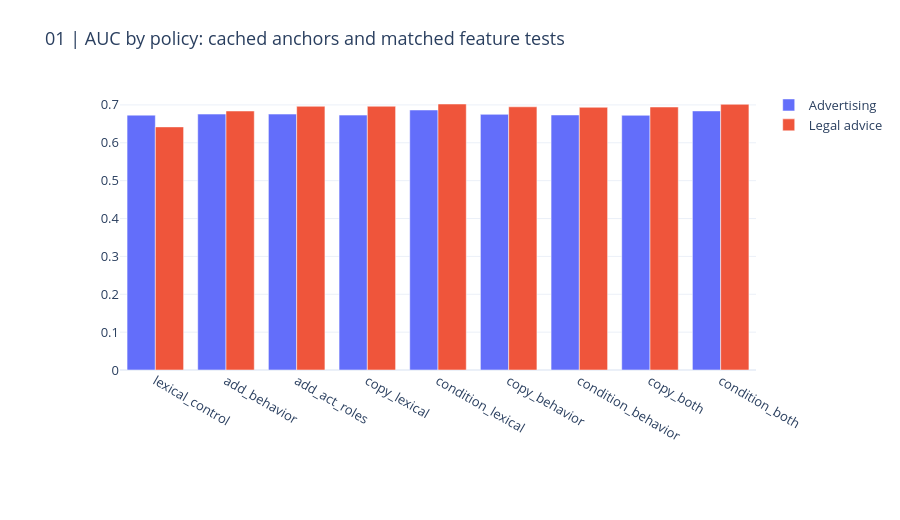
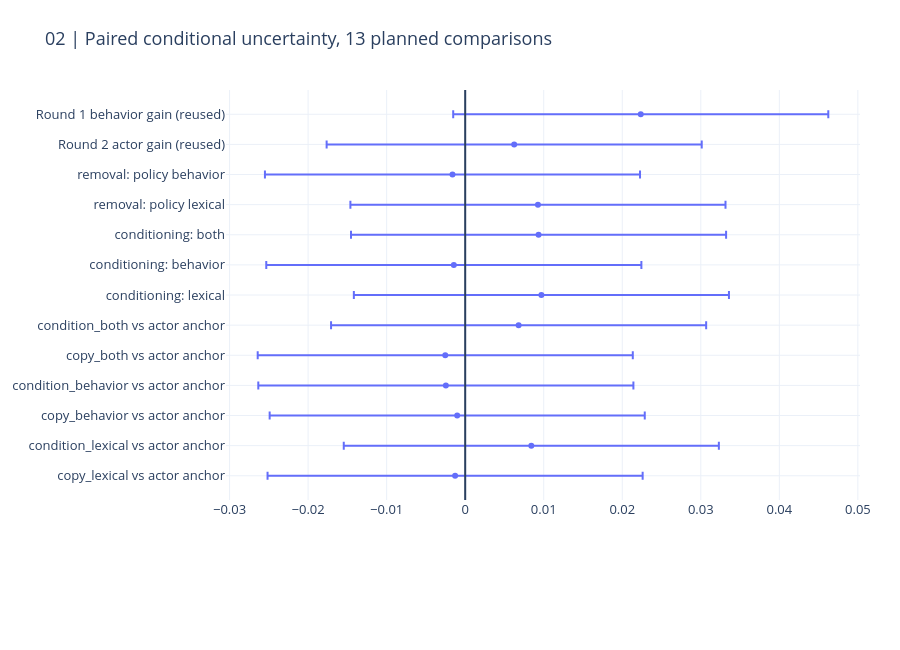

Notebook code for these charts, in order:
### Markdown cell above
## 3. Per-policy performance and paired uncertainty

Do both policies benefit, or does the mean hide a regression? Intervals condition on fixed predictions and cover only this round's 13 comparisons. They do not account for the full adaptive research history.

### Code cell
display(pd.DataFrame(result["metrics"]))
CHARTS[0].show(renderer="plotly_mimetype")
CHARTS[1].show(renderer="plotly_mimetype")

### Figure 1 — Plotly figure (JSON) as saved in the notebook; plotly's stock layout.template omitted (floating-point values rounded to 4 significant figures)
{"data": [{"name": "Advertising", "type": "bar", "x": ["lexical_control", "add_behavior", "add_act_roles", "copy_lexical", "condition_lexical", "copy_behavior", "condition_behavior", "copy_both", "condition_both"], "y": [0.673, 0.6758, 0.6758, 0.6731, 0.6866, 0.6751, 0.6735, 0.6726, 0.6841]}, {"name": "Legal advice", "type": "bar", "x": ["lexical_control", "add_behavior", "add_act_roles", "copy_lexical", "condition_lexical", "copy_behavior", "condition_behavior", "copy_both", "condition_both"], "y": [0.642, 0.6839, 0.6964, 0.6965, 0.7024, 0.6951, 0.6938, 0.6945, 0.7017]}], "layout": {"barmode": "group", "font": {"size": 13}, "height": 520, "margin": {"b": 150, "l": 120, "r": 40, "t": 90}, "title": {"text": "01 | AUC by policy: cached anchors and matched feature tests"}, "xaxis": {"automargin": true}, "yaxis": {"automargin": true}}}

### Figure 2 — Plotly figure (JSON) as saved in the notebook; plotly's stock layout.template omitted (floating-point values rounded to 4 significant figures)
{"data": [{"error_x": {"array": [0.02388, 0.02388, 0.02388, 0.02388, 0.02388, 0.02388, 0.02388, 0.02388, 0.02388, 0.02388, 0.02388, 0.02388, 0.02388]}, "mode": "markers", "type": "scatter", "x": [-0.001285, 0.008419, -0.001016, -0.002463, -0.002539, 0.006801, 0.009704, -0.001447, 0.00934, 0.009264, -0.001618, 0.006238, 0.02235], "y": ["copy_lexical vs actor anchor", "condition_lexical vs actor anchor", "copy_behavior vs actor anchor", "condition_behavior vs actor anchor", "copy_both vs actor anchor", "condition_both vs actor anchor", "conditioning: lexical", "conditioning: behavior", "conditioning: both", "removal: policy lexical", "removal: policy behavior", "Round 2 actor gain (reused)", "Round 1 behavior gain (reused)"]}], "layout": {"font": {"size": 13}, "height": 650, "margin": {"b": 150, "l": 120, "r": 40, "t": 90}, "shapes": [{"type": "line", "x0": 0, "x1": 0, "xref": "x", "y0": 0, "y1": 1, "yref": "y domain"}], "title": {"text": "02 | Paired conditional uncertainty, 13 planned comparisons"}, "xaxis": {"automargin": true}, "yaxis": {"automargin": true}}}
